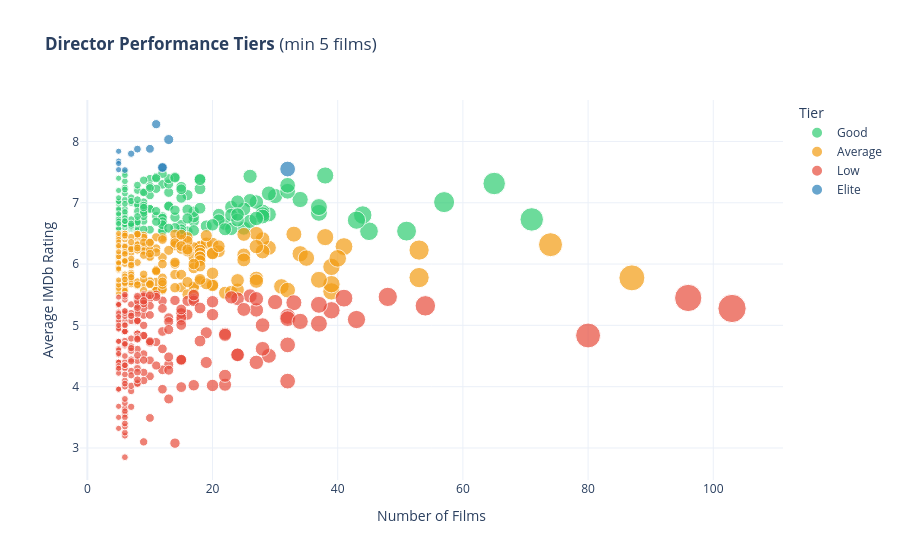

Write notebook code for a chart like this one.
### Code cell
# ── 4.4  Director performance tier analysis ───────────────────────────────────
director_stats = (
    df.groupby('Director')
    .agg(
        Films       = ('Rating', 'count'),
        Avg_Rating  = ('Rating', 'mean'),
        Consistency = ('Rating', 'std'),   # lower = more consistent
    )
    .query('Films >= 5')
    .reset_index()
)
director_stats['Consistency'].fillna(0, inplace=True)

# Assign tiers
director_stats['Tier'] = pd.cut(
    director_stats['Avg_Rating'],
    bins=[0, 5.5, 6.5, 7.5, 10],
    labels=['Low', 'Average', 'Good', 'Elite']
)

fig = px.scatter(
    director_stats, x='Films', y='Avg_Rating',
    color='Tier', size='Films',
    hover_name='Director',
    hover_data={'Consistency': ':.2f', 'Films': True},
    color_discrete_map={'Low': '#e74c3c', 'Average': '#f39c12',
                        'Good': '#2ecc71', 'Elite': '#2980b9'},
    title='<b>Director Performance Tiers</b> (min 5 films)',
    template='plotly_white',
    labels={'Films': 'Number of Films', 'Avg_Rating': 'Average IMDb Rating'}
)
fig.show()

### Figure 1 — Plotly figure (JSON) as saved in the notebook; plotly's stock layout.template omitted (floating-point values rounded to 4 significant figures; data arrays with more than 128 entries replaced by an {"elided": "..."} marker saying what was removed)
{"data": [{"customdata": {"elided": "171x1 float values"}, "hovertemplate": "<b>%{hovertext}</b><br><br>Tier=Good<br>Number of Films=%{marker.size}<br>Average IMDb Rating=%{y}<br>Consistency=%{customdata[0]:.2f}<extra></extra>", "hovertext": {"elided": "171 str values"}, "legendgroup": "Good", "marker": {"color": "#2ecc71", "size": {"elided": "171 int values"}, "sizemode": "area", "sizeref": 0.2575, "symbol": "circle"}, "mode": "markers", "name": "Good", "orientation": "v", "showlegend": true, "type": "scatter", "x": {"elided": "171 int values"}, "xaxis": "x", "y": {"elided": "171 float values"}, "yaxis": "y"}, {"customdata": {"elided": "208x1 float values"}, "hovertemplate": "<b>%{hovertext}</b><br><br>Tier=Average<br>Number of Films=%{marker.size}<br>Average IMDb Rating=%{y}<br>Consistency=%{customdata[0]:.2f}<extra></extra>", "hovertext": {"elided": "208 str values"}, "legendgroup": "Average", "marker": {"color": "#f39c12", "size": {"elided": "208 int values"}, "sizemode": "area", "sizeref": 0.2575, "symbol": "circle"}, "mode": "markers", "name": "Average", "orientation": "v", "showlegend": true, "type": "scatter", "x": {"elided": "208 int values"}, "xaxis": "x", "y": {"elided": "208 float values"}, "yaxis": "y"}, {"customdata": {"elided": "221x1 float values"}, "hovertemplate": "<b>%{hovertext}</b><br><br>Tier=Low<br>Number of Films=%{marker.size}<br>Average IMDb Rating=%{y}<br>Consistency=%{customdata[0]:.2f}<extra></extra>", "hovertext": {"elided": "221 str values"}, "legendgroup": "Low", "marker": {"color": "#e74c3c", "size": {"elided": "221 int values"}, "sizemode": "area", "sizeref": 0.2575, "symbol": "circle"}, "mode": "markers", "name": "Low", "orientation": "v", "showlegend": true, "type": "scatter", "x": {"elided": "221 int values"}, "xaxis": "x", "y": {"elided": "221 float values"}, "yaxis": "y"}, {"customdata": [[0.4137], [0.5896], [0.7668], [0.6713], [0.4515], [0.1643], [0.6048], [1.32], [0.3286], [0.8892], [0.2287], [0.2828], [0.2964]], "hovertemplate": "<b>%{hovertext}</b><br><br>Tier=Elite<br>Number of Films=%{marker.size}<br>Average IMDb Rating=%{y}<br>Consistency=%{customdata[0]:.2f}<extra></extra>", "hovertext": ["Abhishek Chaubey", "Anand Patwardhan", "Aniruddha Roy Chowdhury", "Ashwiny Iyer Tiwari", "Farhan Akhtar", "Gauri Shinde", "Gulzar", "Jaideep Varma", "Mira Nair", "Nitesh Tiwari", "Rajkumar Hirani", "Shekhar Kapur", "Shimit Amin"], "legendgroup": "Elite", "marker": {"color": "#2980b9", "size": [12, 11, 5, 6, 12, 5, 32, 5, 5, 10, 13, 7, 8], "sizemode": "area", "sizeref": 0.2575, "symbol": "circle"}, "mode": "markers", "name": "Elite", "orientation": "v", "showlegend": true, "type": "scatter", "x": [12, 11, 5, 6, 12, 5, 32, 5, 5, 10, 13, 7, 8], "xaxis": "x", "y": [7.575, 8.282, 7.54, 7.533, 7.575, 7.68, 7.55, 7.84, 7.64, 7.88, 8.031, 7.8, 7.875], "yaxis": "y"}], "layout": {"legend": {"itemsizing": "constant", "title": {"text": "Tier"}, "tracegroupgap": 0}, "title": {"text": "<b>Director Performance Tiers</b> (min 5 films)"}, "xaxis": {"anchor": "y", "domain": [0, 1], "title": {"text": "Number of Films"}}, "yaxis": {"anchor": "x", "domain": [0, 1], "title": {"text": "Average IMDb Rating"}}}}
